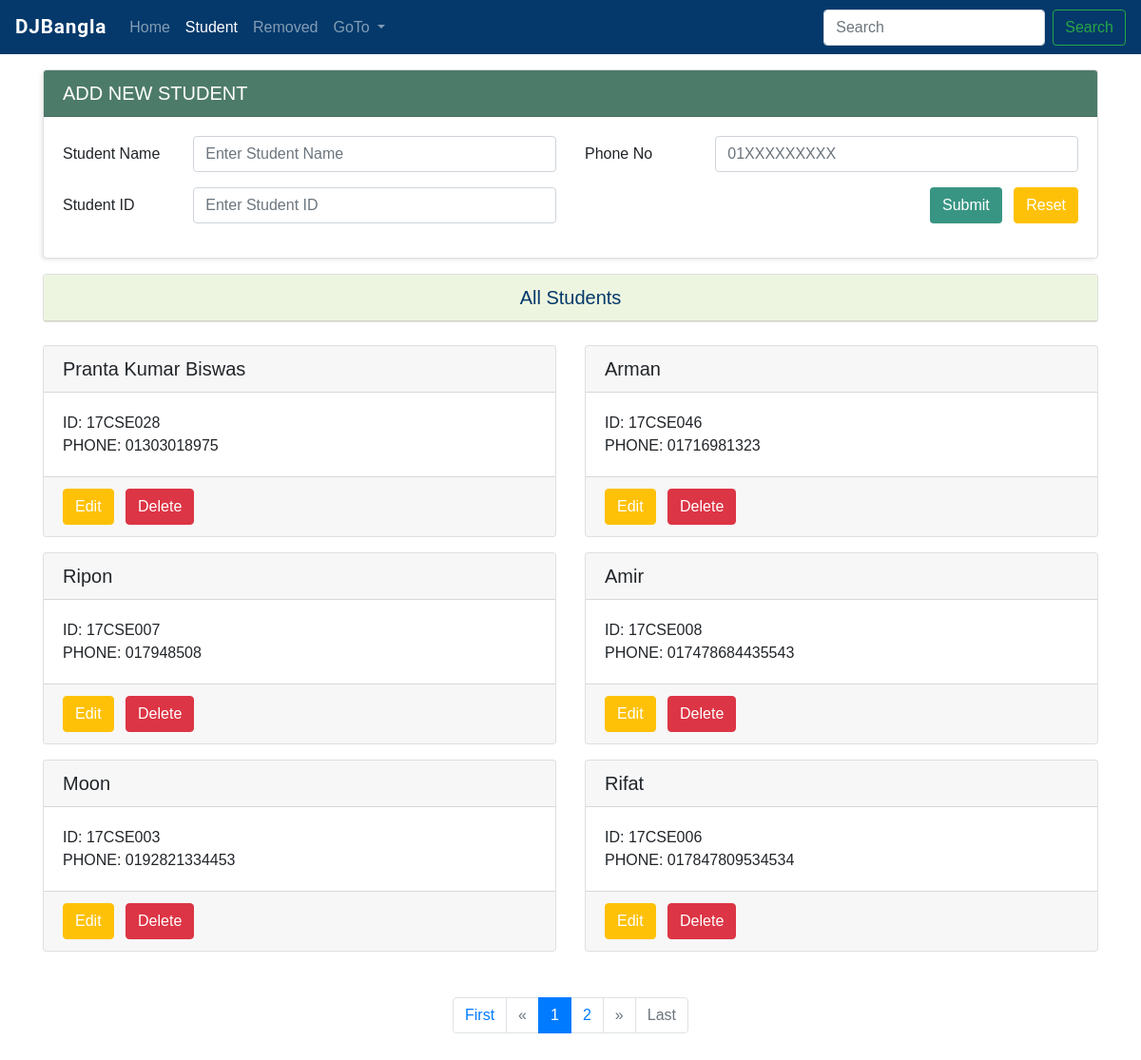
Screenshot of /crudsearch/student/ with the database file from the repository.
### crudsearch/models.py (models this page shows, shortened)
class Student(models.Model):
    name = models.CharField( max_length=50)
    student_id = models.CharField(max_length=50, unique = True)
    phone = models.CharField(max_length=50)

### crudsearch/views.py (the view)
# urls.py: path('student/',views.crudsearch_student, name="crudsearch_student"),
def crudsearch_student(request):
    student = Student.objects.all()
    stu_paginator = Paginator(student, 6)
    stu_page = request.GET.get('stu_page')
    try:
        student = stu_paginator.page(stu_page)
    except PageNotAnInteger:
        student = stu_paginator.page(1)
    except EmptyPage:
        student = stu_paginator.page(stu_paginator.num_pages)
    if request.method == 'POST':
        myform = StudentRegistration(request.POST)
        if myform.is_valid():
            name = myform.cleaned_data['name']
            student_id = myform.cleaned_data['student_id']
            phone = myform.cleaned_data['phone']
            register = Student(name = name, student_id = student_id, phone = phone)
            register.save()
            messages.success(request, 'Student Added successfully')
            return HttpResponseRedirect('/crudsearch/student/')
    else:
        myform = StudentRegistration()
    diction = {'myform':myform, 'student':student}
    return render(request, 'crudsearch/student.html', context = diction)

### crudsearch/forms.py (shortened to what this page needs)
class StudentRegistration(forms.ModelForm):
    class Meta:
        model = Student
        fields = ['name', 'student_id', 'phone']

### templates/crudsearch/student.html (shortened to what this page needs)
{% extends 'crudsearch/base.html' %}
{% block extracsscdn %}
<link href="https://cdn.jsdelivr.net/npm/select2@4.1.0-beta.1/dist/css/select2.min.css" rel="stylesheet" />
{% endblock extracsscdn %}
{% block studentactive %}
    active
{% endblock studentactive %}
{% block body %}
<div class="container pt-3">
    <div class="card mycard">
        <div class="card-header mycardheader">
            <h5>ADD NEW STUDENT</h5>
        </div>
        <form method="POST">
        <div class="card-body">
            <div class="row">
                <div class="col-md-6 col-sm-12">
                    <div class="form-group row">
                        <label class="col-sm-12 col-md-3 col-form-label">Student Name</label>
                        <div class="col-sm-12 col-md-9">
                            <input type="text" class="form-control" name="name" placeholder="Enter Student Name" required>
                        </div>
                    </div>
                    <div class="form-group row">
                        <label class="col-sm-12 col-md-3 col-form-label">Student ID</label>
                        <div class="col-sm-12 col-md-9">
                            <input type="text" class="form-control" name="student_id" placeholder="Enter Student ID" required>
                        </div>
                    </div>
                </div>
                <div class="col-md-6 col-sm-12">
                    <div class="form-group row">
                        <label class="col-sm-12 col-md-3 col-form-label">Phone No</label>
                        <div class="col-sm-12 col-md-9">
                          <input type="text" class="form-control" name="phone" placeholder="01XXXXXXXXX" required>
                        </div>
                    </div>
                    <div class="form-group row">
                        <label class="col-sm-12 col-md-3 col-form-label"></label>
                        <div class="col-sm-12 col-md-9 text-right">
                           <button class="btn mybtn">Submit</button>
                            <span><input type="reset" class="btn btn-warning text-white ml-2" value="Reset"> </span>
                        </div>
                    </div>
                </div>
            </div>
            </div>
    </form>
    </div>
    <div class="row">
        <div class="col-md-12 col-sm-12">
            <div class="card mt-3 mb-2">
                <div class="card-header mycardheader1">
                    <h5 class="text-center">All Students</h5>
                </div>
            </div>
        </div>
    </div>
<div class="row">
    {% if student %}
            {% for student in student %}
            <div class="col-md-6 col-sm-6 mt-3">
            <div class="card ">
                <div class="card-header">
                    <h5>{{student.name}}</h5>
                </div>
                <div class="card-body">
                    ID: {{student.student_id}}
                    <br>
                    PHONE: {{ student.phone }}
                </div>
                <div class="card-footer">
                    <a href="{% url 'crudsearch_student_edit' student.id %}" class="btn btn-warning text-white">Edit</a>
                    <span>
                        <form action="{% url 'crudsearch_delete_student' student.id %}" method="POST" class="d-inline">
                            <button class="btn btn-danger ml-2">Delete</button>
                        </form>
                    </span>
                </div>
            </div>
        </div>
            {% endfor %}
        {% else %}
            <alert class="alert-warning">No data Available</alert>
        {% endif %}
    </div>
    <br><br>
        {% if student.paginator.num_pages > 1 %}
        <nav aria-label="Page navigation">
            <ul class="pagination justify-content-center">
                {% if student.paginator.num_pages != 1 %}
                    <li class="page-item"><a class="page-link" href="?stu_page=1">First</a></li>
                {% else %}
                    <li class="page-item disabled"><a class="page-link" href="#">First</a></li>
                {% endif %}
                {% if student.has_previous %}
                    <li class="page-item"><a class="page-link" href="?stu_page={{ student.previous_page_number }}">&laquo;</a></li>
                {% else %}
                    <li class="page-item disabled"><a class="page-link" href="#">&laquo;</a></li>
                {% endif %}
                {% for i in student.paginator.page_range %}
                    {% if student.number == i %}
                        <li class="page-item active"><a class="page-link" href="#">{{ i }} <span class="sr-only">(current)</span></a></li>
                    {% elif student.number > i|add:"-5" and student.number < i|add:"+5"%}
                        <li class="page-item"><a class="page-link" href="?stu_page={{ i }}">{{ i }}</a></li>
                    {% endif %}
                {% endfor %}
                {% if project.has_next %}
                    <li class="page-item"><a class="page-link" href="?stu_page={{ project.next_page_number }}">&raquo;</a></li>
                {% else %}
                    <li class="page-item disabled"><a class="page-link" href="#">&raquo;</a></li>
                {% endif %}
                {% if project.paginator.num_pages != project.number %}
                    <li class="page-item"><a class="page-link" href="?stu_page={{ project.paginator.num_pages }}">Last</a></li>
                {% else %}
                    <li class="page-item disabled"><a class="page-link" href="#">Last</a></li>
                {% endif %}
            </ul>
        </nav>
        {% endif %}
        <br><br>
        <br><br>
{% endblock body %}

### static/css/basestyle.css (style rules this page uses)
* { margin: 0; padding: 0; }
:root { --roboto: "Roboto", sans-serif; --engfont: "Raleway", sans-serif; --banglafont: "Hind Siliguri", sans-serif; --bg: #5cdb94; --darkcolor: #05396b; --lightcolor: #edf5e0; --btn: #389583; --btnhover: #edf5e0; --dj: #0c4b33; }
body { margin: 0; padding: 0; font-family: var(--banglafont); }

### static/css/crudsearch.css (style rules this page uses)
* { margin: 0; padding: 0; }
:root { --roboto: "Roboto", sans-serif; --engfont: "Raleway", sans-serif; --banglafont: "Hind Siliguri", sans-serif; --bg: #5cdb94; --darkcolor: #05396b; --lightcolor: #edf5e0; --btn: #389583; --btnhover: #edf5e0; --dj: #0c4b33; --djlite: #4d7b69; }
.mycardheader { background: var(--djlite) !important; background-color: var(--djlite) !important; color: white; }
h5 { margin: 0; }
.mycard { box-shadow: -2px 2px 5px -1px rgba(0, 0, 0, 0.11); }
.mycardheader1 { background: var(--lightcolor); color: var(--darkcolor); }
.mybtn { background: var(--btn); color: white; }

### rows the page displays
Student: name "Pranta Kumar Biswas", student_id "17CSE028", phone "01303018975"
Student: name "Arman", student_id "17CSE046", phone "01716981323"
Student: name "Ripon", student_id "17CSE007", phone "017948508"
Student: name "Amir", student_id "17CSE008", phone "017478684435543"
Student: name "Moon", student_id "17CSE003", phone "0192821334453"
Student: name "Rifat", student_id "17CSE006", phone "017847809534534"

### other values shown
{{ i }} "1"
{{ i }} "2"
